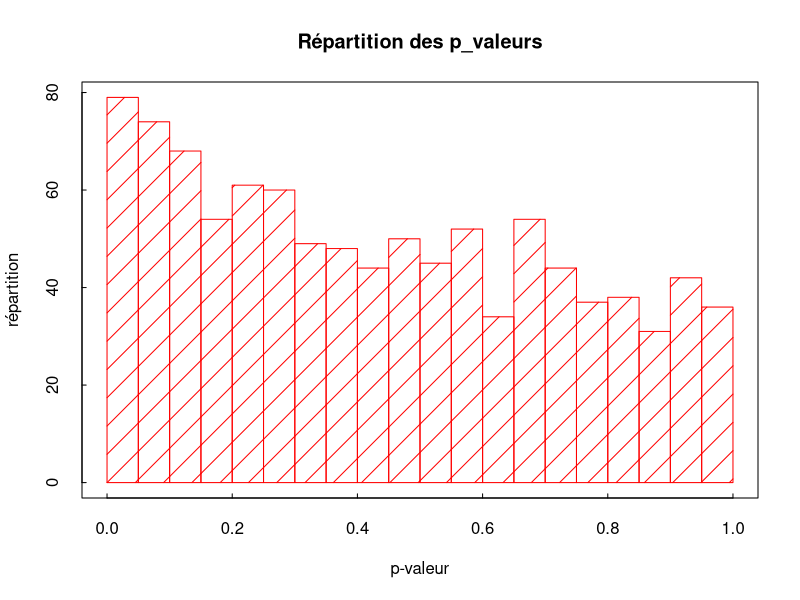
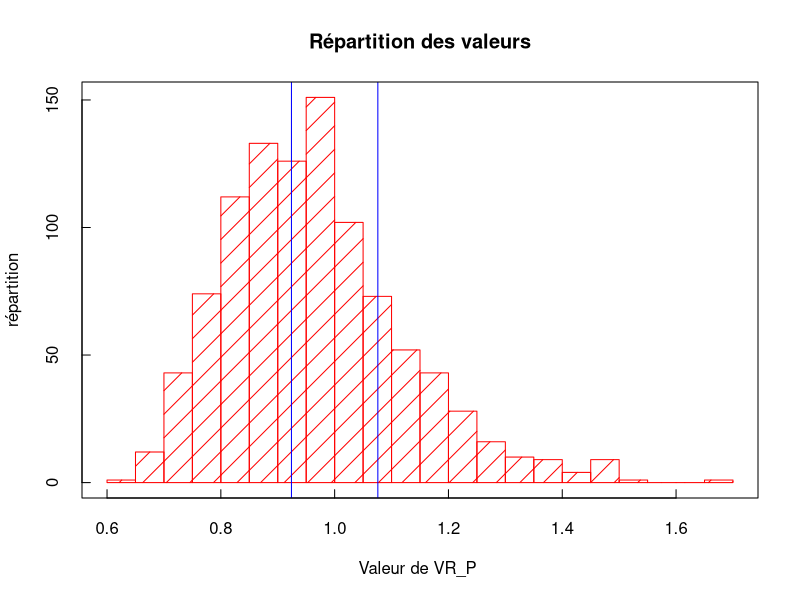

Generate these figures, in order, with R:
## ---- chunk 1
rm(list=ls()) # Removes all existing variables

## ---- chunk 2
Sample = read.table("Economic_Scenarios_1000_Simu.csv",sep=";",header=FALSE) # This command returns an object of the class data.frame
 # For our purpose it is better to convert it into a matrix
n1 = dim(Sample)[1] # Number of rows
p1 = dim(Sample)[2] # Number of columns

X1_char = Sample[3:n1,7:p1] 
tab_X_1 = as.matrix(X1_char)

#pour la premiere simulation 

L=c()
for (i in 1:(floor(n1/4))){
  L=append(L,4*i)
}

IMMO=tab_X_1[L,]
EQUITY= tab_X_1[(L-1),]
INFL=tab_X_1[L-2,]
VALN=tab_X_1[L-3,]

## ---- chunk 3
 #on actualise les données 

IMMO_act=IMMO*VALN
EQUITY_act = EQUITY*VALN 
INFL_act = INFL*VALN

DtSt_IMMO=IMMO*VALN #on actualise les données 
Dt_1St_1_IMMO=DtSt_IMMO[,1:(dim(DtSt_IMMO)[2]-1)]
Y_IMMO=DtSt_IMMO[,2:dim(DtSt_IMMO)[2]]-Dt_1St_1_IMMO

DtSt_EQUITY=EQUITY_act #on actualise les données 
Dt_1St_1_EQUITY=DtSt_EQUITY[,1:(dim(DtSt_EQUITY)[2]-1)]
Y_EQUITY=DtSt_EQUITY[,2:dim(DtSt_EQUITY)[2]]-Dt_1St_1_EQUITY


DtSt_INFL=INFL*VALN #on actualise les données 
Dt_1St_1_INFL=DtSt_INFL[,1:(dim(DtSt_INFL)[2]-1)]
Y_INFL=DtSt_INFL[,2:dim(DtSt_INFL)[2]]-Dt_1St_1_INFL


## ---- chunk 4

mean((IMMO_act[1,] - mean(IMMO_act[1,]))^2)

## ---- chunk 5


########################### Calcul de QP #########################

Qp= function(Sample, p) {
  n=dim(Sample)[1] #n =1000
  d=dim(Sample)[2] # d = 50

  Qp = c()
  
  for (i in 1:n) {
    
    Y_barre = mean(Sample[i,])
    gamma_0 = mean((Sample[i,]-Y_barre)^2)
    Qp_i = 0
    
    for (j in 1:p){
      gamma_j = mean((Sample[i,(1+j):d]-Y_barre)*(Sample[i,1:(d-j)]-Y_barre))
      rho_j = gamma_j/gamma_0
      Qp_i = Qp_i + d*(rho_j^2)
    }
    Qp = append(Qp, Qp_i)
    
  }
  return(Qp)

}

#print(Qp(IMMO_act,3))


########################### Calcul de QP* #########################

Qpstar = function(Sample, p) {
  n=dim(Sample)[1] #n =1000
  d=dim(Sample)[2] # d = 50

  Qpstar = c()
  
  for (i in 1:n) {
    
    Y_barre = mean(Sample[i,])
    gamma_0 = mean((Sample[i,]-Y_barre)^2)
    Qpstar_i = 0
    
    for (j in 1:p){
      gamma_j = mean((Sample[i,(1+j):d]-Y_barre)*(Sample[i,1:(d-j)]-Y_barre))
      
      rho_j = gamma_j/gamma_0
      
      tau_j = sum((Sample[i,(1+j):d]-Y_barre)^2*(Sample[i,1:(d-j)])^2) /(gamma_0^2)
      Qpstar_i = Qpstar_i + d*(rho_j^2)
    }
    Qpstar = append(Qpstar, Qpstar_i)
  }
  return(Qpstar)

}

########################### Calcul de VRp #########################


VRP= function(Sample, p) {
  n=dim(Sample)[1] #n =1000
  d=dim(Sample)[2] # d = 50

  VRP = c()
  
  for (i in 1:n) {
    Y_barre = mean(Sample[i,])
    gamma_0 = mean((Sample[i,]-Y_barre)^2)
    
    VRP_i = 1
    
    for (j in 1:(p-1)){
      gamma_j = mean((Sample[i,(1+j):d]-Y_barre)*(Sample[i,1:(d-j)]))
      rho_j = gamma_j/gamma_0
      VRP_i = VRP_i + (1-(j/p))*rho_j

      }
    VRP = append(VRP, VRP_i)
    
  }
  return(VRP)

}





## ---- chunk 6

Graph = function(Sample,p){
  Qp = Qp(Sample,p)
  Y=c()
  for(t in 1:length(Qp)){
    p_value= 1-pchisq(Qp[t],df=p)
    Y=append(Y,p_value)
  }
  #X=c(1:length(Qp))
  
  #plot(X,Y)
  #abline(h=min(Y), col="blue")
  #abline(h=max(Y), col="blue")
  #abline(h=mean(Y), col="red")
  hist(Y,breaks=20,col="red",density=5,xlab="p-valeur",ylab="répartition",main=" Répartition des p_valeurs ",tck=0.01)
    # breaks : nombre de barres
    # density : barres vides (0) ou hachurées
    # tck = 0.01 : longueur des graduations
    # xlab & ylab : titre de l'axe des abscisses et ordonnées
    # main : titre de l'histogramme
    # col : couleur des barres - pour mettre d'autres couleurs
    # Le paramètre freq = FALSE ou freq = F permet d'afficher la fréquence que représente chaque catégorie.
  box() # encadre l'histogramme
  #densite <- density(Y) # estimer la densité que représente ces différentes valeurs
  #lines(densite, col = "blue",lwd=2) # Superposer une ligne de densité à l'histogramme
  
  print(paste0(" min(p_valeur)  = ", min(Y)))
  print(paste0(" max(p_valeur) = ",max(Y)))
  print(paste0(" mean(p_valeur) ",mean(Y)))
  print( "--------------")
  for(alpha in c(0.1,0.05,0.01)){
    
    print(paste0(" alpha = ",alpha))
    print(paste0(" On rejette l'hypothèse nulle ,",length(Y[Y<=alpha])))
    print( "--------------")   
  }
  
  
}
Graph(Y_IMMO,4)



## ---- chunk 7

p=4
VR_P=VRP(Y_EQUITY,p)
X=c(1:length(VR_P))
print(paste0(" alpha = ",0.05))
a= 1-qnorm(0.975,mean=0,sd = 1)*sqrt(2*(p-1)/(p*length(VR_P)))
b= 1+qnorm(0.975,mean=0,sd = 1)*sqrt(2*(p-1)/(p*length(VR_P)))
#plot(X,VR_P)
hist(VR_P,breaks=20,col="red",density=6,xlab="Valeur de VR_P ",ylab="répartition",main=" Répartition des valeurs ",tck=0.02)
abline(v=a,col="blue")
abline(v=b,col="blue")
box()
